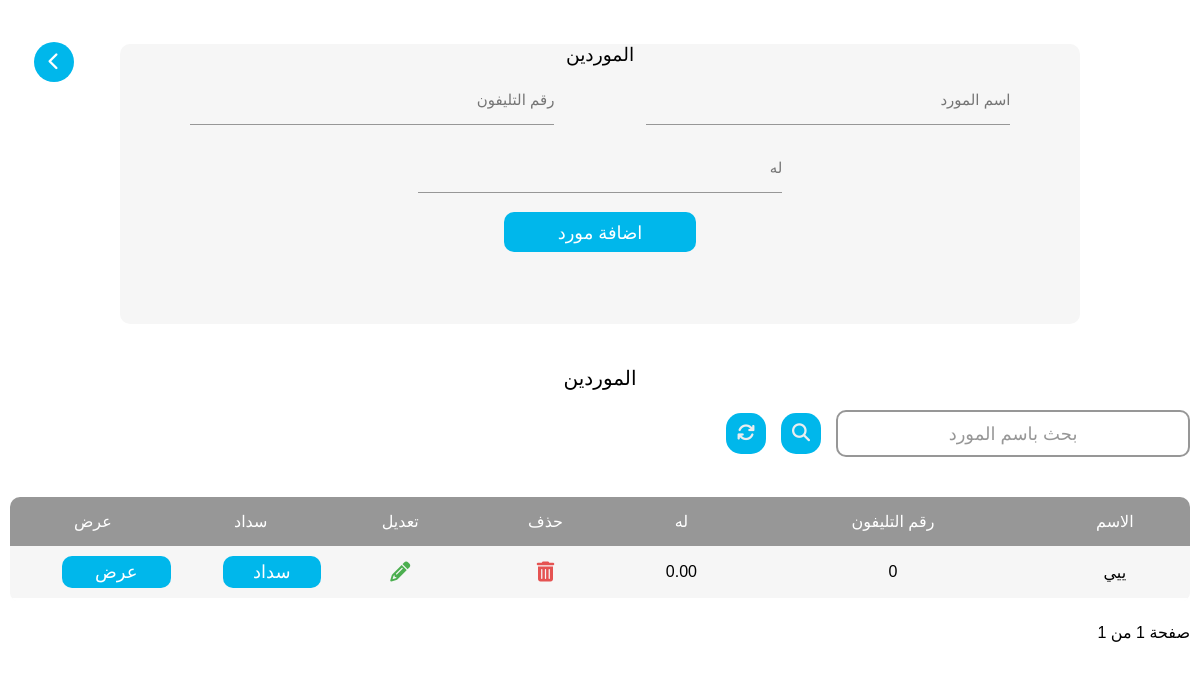
The page /suppliers (signed in) on the database its author committed.
### user/models.py (models this page shows)
class Supplier(models.Model):
    name = models.CharField(max_length=100,blank=True, null=True)
    phone = models.CharField(max_length=100, blank=True, null=True)
    for_him = models.DecimalField(max_digits=15, decimal_places=2, blank=True, null=True)

### user/views.py (the view, shortened to what this page needs)
# urls.py: path('suppliers',views.suppliers, name='suppliers' ),
@login_required(login_url="login")
def suppliers(request):
    suppliers = Supplier.objects.all()
    paginator = Paginator(suppliers ,30)
    page = request.GET.get('page')
    try:
        supplier_list = paginator.page(page)
    except PageNotAnInteger:
        supplier_list = paginator.page(1)
    except EmptyPage :
        supplier_list = paginator.page(paginator.num_pages)
    if 'search' in request.POST :
        search_input = request.POST.get('searchInput')
        results = [result['id'] for result in Supplier.objects.all().filter(Q(name__icontains=search_input)).values()]
        supplier_list = [Supplier.objects.get(pk = id) for id in results]
    context ={'suppliers': supplier_list}
    return render(request,"suppliers.html", context)

### templates/suppliers.html (shortened to what this page needs)
{% load static %}
<!DOCTYPE html>
<html lang="en">
<head>
    <link rel="stylesheet" href=" {% static "css/style.css" %} ">
    <link rel="stylesheet" href=" {% static "css/all.min.css" %} ">
    <link rel="stylesheet" href=" {% static "css/fontawesome.min.css" %} ">
</head>
<body>
    <div class="backcon">
        <a href="{% url "home" %}" class="backbtn"><i class="fa-solid fa-chevron-left"></i></a>
        <div class="leftcon" style="width: 100%;">
            <form method="post" action="" class="othersell">
                <h3>الموردين</h3>
                <div class="addinputs">
                    <input  name="name" type="text" id="search_bar" class="search_bar" required placeholder="اسم المورد">
                    <input  name="phone" type="number" id="search_bar" class="search_bar" placeholder="رقم التليفون">
                    <input  name="for_him" type="number" id="search_bar" class="search_bar" placeholder="له">
                </div>
                <button name="addSupplier" class="sellbtn">اضافة مورد</button>
            </form>
            <div class="status">
                <h2>الموردين</h2>
                <form method="post" action="" style="width: 100%;display: flex;align-items: center;justify-content: center;flex-direction: column;">
                    <div class="addsell">
                        <div class="wraper">
                            <div class="first">
                                <input  name="searchInput" value="{{request.POST.searchInput}}" type="text" id="search_bar" class="search_bar" required >
                                <span>بحث باسم المورد</span>
                            </div>
                        </div>
                        <button name="search" class="sellbtn" style="width: 40px;"><i class="fa-solid fa-magnifying-glass"></i></button>
                        <a href="{% url "suppliers" %}" class="sellbtn" style="width: 40px; text-align:center;"><i class="fa-solid fa-arrows-rotate"></i></a>
                    </div>
                </form>
                <div style="width: 100%; overflow: scroll; height: fit-content;">
            {% if suppliers %}
                    <table class="sellstable">
                        <thead>
                            <tr>
                                <th>الاسم</th>
                                <th>رقم التليفون</th>
                                <th> له</th>
                                <th>حذف</th>
                                <th>تعديل</th>
                                <th>سداد</th>
                                <th>عرض</th>
                            </tr>
                        </thead>
                        <tbody>
                            {% for supplier in suppliers %}
                            <tr>
                                <td>{{supplier.name}}</td>
                                <td>{{supplier.phone}}</td>
                                <td>{{supplier.for_him}}</td>
                                <td><button class="sellsdel" id="sellsdel" metadata='
                                    <form method="post" action="{% url "supplierDelete" supplier.id %}" style="width: 100%;display: flex;align-items: center;justify-content: center;flex-direction: column;">
                                        {% csrf_token %}
                                        <div class="addsell" style="padding: 20px;flex-direction:column;">
                                            <h3 style="color:#3D4B64;">حذف المورد</h3>
                                            <h3 style="color:#FF0000;">"حذف المورد سيؤدى الى حذف جميع المتعلقات بها"</h3>
                                            <br>
                                            <i class="fa-regular fa-trash-can" style="color: #ff3333;font-size: 100px;"></i>
                                            <br>
                                        </div>
                                        <button name="supplierDelete" class="sellbtn">حذف</button>
                                    </form>
                                    '><i class="fa-solid fa-trash-can"></i></button></td>
                                    <td><button class="sellsup" id="sellsup" metadata='
                                    <form method="post" action="{% url "supplierUpdate" supplier.id %}" style="width: 100%;display: flex;align-items: center;justify-content: center;flex-direction: column;">
                                        {% csrf_token %}
                                        <h3 style="color:#3D4B64;">تعديل مورد</h3>
                                        <div class="addsell"style="width: 100%;display: flex;align-items: center;justify-content: center;flex-direction: row;">
                                        <div class="wraper" style="width: 20%;">
                                                <div class="second">
                                                    <input value="{{supplier.name}}"  name="name" type="text" id="search_bar" class="search_bar" required>
                                                <span>الاسم</span>
                                            </div>
                                        </div>
                                        <div class="wraper" style="width: 20%;">
                                            <div class="second">
                                                <input value="{{supplier.phone}}"  name="phone" type="number" id="search_bar" class="search_bar" >
                                                <span>رقم التليفون</span>
                                            </div>
                                        </div>
                                        <div class="wraper" style="width: 20%;">
                                            <div class="second">
                                                <input value="{{supplier.for_him}}"  min="0" name="for_him" type="number" id="search_bar" class="search_bar" required>
                                                <span>له</span>
                                            </div>
                                        </div>
                                    </div>
                                    <button name="supplierUpdate" class="sellbtn">تعديل</button>
                                </form>
                                '><i class="fa-solid fa-pencil"></i></button></td>
                                <td><button class="sellprod" id="sellsup"  metadata='
                                    <form method="POST" style="width: 100%;display: flex;align-items: center;justify-content: center;flex-direction: column;">
                                        {% csrf_token %}
                                        <h3 style="color:#3D4B64;">سداد ديون</h3>
                                        <div class="addsell" style="width: 100%;display: flex;align-items: center;justify-content: center;flex-direction: row;">
                                            <div class="wraper" style="width: 20%;">
                                                <div class="second">
                                                    <input value="{{supplier.name}}"  name="name" type="text" id="search_bar" class="search_bar" readonly>
                                                <span>الاسم</span>
                                            </div>
                                        </div>
                                        <div class="wraper" style="width: 20%;">
                                            <div class="second">
                                                <input value="{{supplier.for_him}}"  min="0" type="number" id="search_bar" class="search_bar" readonly>
                                                <span>له</span>
                                            </div>
                                        </div>
                                        <div class="wraper" style="width: 20%;">
                                            <div class="second">
                                                <input value=""  name="paid" type="number" id="search_bar" class="search_bar" >
                                                <span>المبلغ</span>
                                            </div>
                                        </div>
                                    </div>
                                    <button name="supplierPaid" class="sellbtn">تسديد</button>
                                </form>
                                '>سداد</button></td>
                                <td><a  href="{% url "supplierpage" supplier.id %}" class="sellprod" style="text-decoration: none;">عرض</a></td>
                            </tr>
                            {% endfor %}
                        </tbody>
                        </table>
                        <div class="btnnav">
                            <div>
                                <p>صفحة {{ suppliers.number }} من {{ suppliers.paginator.num_pages }}</p>
                            </div>
                        </div>
                        {% else %}
                        <h2 style="width: 100%;text-align: center;color: #303C54;margin-bottom: 20px;">لا يوجد موردين</h2>
                        {% endif %}
                    </div>
            </div>
            </div>
    </div>
</body>
</html>

### rows shown on the page
Supplier: name "ييي", phone "0", for_him "0.00"

### other values the page prints
{{ suppliers.paginator.num_pages }} "1"
